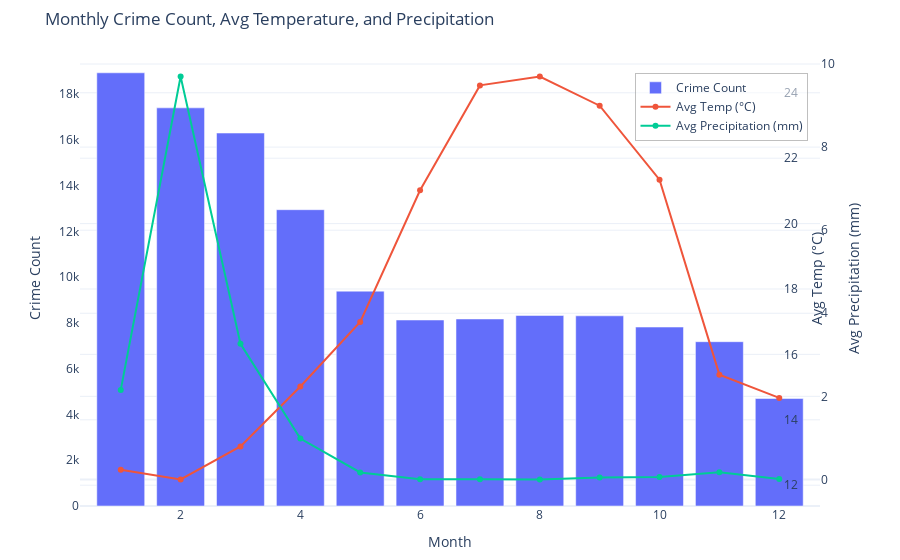

Notebook code for this chart:
### Markdown cell above
## 6.Interactive data widget：Monthly Crime Count with Temperature and Precipitation Trends

### Code cell
# Aggregate data groupby month
monthly = df_interactive.groupby('month').agg({
    'crime_code_description': 'count',
    'daily_avg_temperature_celsius': 'mean',
    'daily_precipitation_mm': 'mean'
}).reset_index()

#monthly crime count chart
fig = go.Figure()
fig.add_trace(go.Bar(
    x=monthly['month'],
    y=monthly['crime_code_description'],
    name='Crime Count',
    yaxis='y1'
))

# average temperature chart
fig.add_trace(go.Scatter(
    x=monthly['month'],
    y=monthly['daily_avg_temperature_celsius'],
    name='Avg Temp (°C)',
    yaxis='y2',
    mode='lines+markers'
))

#average precipitation chart
fig.add_trace(go.Scatter(
    x=monthly['month'],
    y=monthly['daily_precipitation_mm'],
    name='Avg Precipitation (mm)',
    yaxis='y3',
    mode='lines+markers'
))

# add 1+3 axis
fig.update_layout(
    title='Monthly Crime Count, Avg Temperature, and Precipitation',

    # X months
    xaxis=dict(title='Month'),

    # Y1 crime count
    yaxis=dict(title='Crime Count', side='left', showgrid=False),

    # Y2 average temperature 
    yaxis2=dict(
        title='Avg Temp (°C)',
        overlaying='y',
        side='right',
        position=0.95
    ),

    # Y3 average precipitation 
    yaxis3=dict(
        title='Avg Precipitation (mm)',
        overlaying='y',
        side='right',
        position=1.0
    ),

    
    legend=dict(
        x=0.75,
        y=0.95,
        bgcolor='rgba(255,255,255,0.5)',
        bordercolor='gray',
        borderwidth=0.5
    ),
    margin=dict(t=50, b=40),
    template='plotly_white'
)

fig.show()

### Figure 1 — Plotly figure (JSON) as saved in the notebook; plotly's stock layout.template omitted (floating-point values rounded to 4 significant figures)
{"data": [{"name": "Crime Count", "type": "bar", "x": [1, 2, 3, 4, 5, 6, 7, 8, 9, 10, 11, 12], "y": [18927, 17395, 16294, 12946, 9387, 8126, 8171, 8324, 8309, 7818, 7179, 4696], "yaxis": "y"}, {"mode": "lines+markers", "name": "Avg Temp (°C)", "type": "scatter", "x": [1, 2, 3, 4, 5, 6, 7, 8, 9, 10, 11, 12], "y": [12.47, 12.18, 13.19, 15.02, 16.99, 21.02, 24.23, 24.5, 23.6, 21.34, 15.38, 14.67], "yaxis": "y2"}, {"mode": "lines+markers", "name": "Avg Precipitation (mm)", "type": "scatter", "x": [1, 2, 3, 4, 5, 6, 7, 8, 9, 10, 11, 12], "y": [2.156, 9.698, 3.266, 0.984, 0.1681, 0.005932, 0.003194, 0.0001201, 0.04625, 0.06167, 0.1735, 0.01333], "yaxis": "y3"}], "layout": {"legend": {"bgcolor": "rgba(255,255,255,0.5)", "bordercolor": "gray", "borderwidth": 0.5, "x": 0.75, "y": 0.95}, "margin": {"b": 40, "t": 50}, "title": {"text": "Monthly Crime Count, Avg Temperature, and Precipitation"}, "xaxis": {"title": {"text": "Month"}}, "yaxis": {"showgrid": false, "side": "left", "title": {"text": "Crime Count"}}, "yaxis2": {"overlaying": "y", "position": 0.95, "side": "right", "title": {"text": "Avg Temp (°C)"}}, "yaxis3": {"overlaying": "y", "position": 1, "side": "right", "title": {"text": "Avg Precipitation (mm)"}}}}
